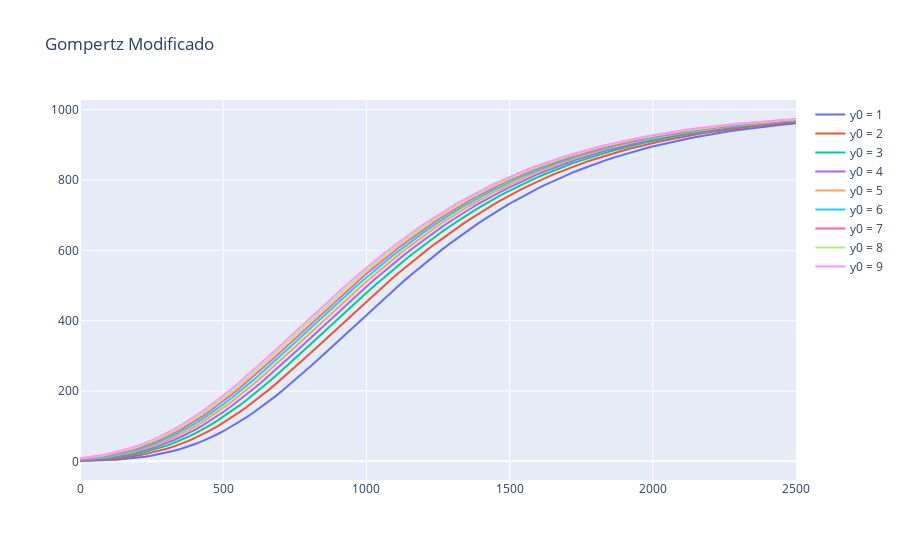

The notebook cell this image was saved under:
### Code cell
# Versão Modificada
r = 0.76
def Gomp_Mod(t,P):
    return (r*(np.exp(1))*np.log(K/P)*P)/K

t = np.linspace(0,2500,100)
fig = go.Figure()

for yi in range(1,10):
    sol = solve_ivp(Gomp_Mod, [0,2500], [yi], t_eval=t)
    fig.add_trace(go.Scatter(
        x = sol.t,
        y = sol.y[0],
        name=f"y0 = {yi}"
    ))

fig.update_layout(
    title= "Gompertz Modificado",
    height=500)
fig.show()
